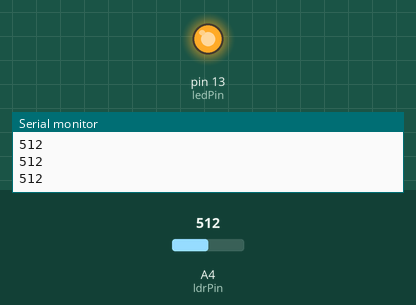
The sketch below on a simulated Arduino Uno, built with avr-gcc and run on an emulated ATmega328P. Parts: output pins drawn as LEDs (lit = HIGH), the last lines printed to the serial monitor. Inputs (shaded band) come from the test bench; at power-on: A4 (ldrPin) = 512.

Above: at 1.2 s.
1.3 s: A4 (ldrPin) set to 0
At 1.6 s:
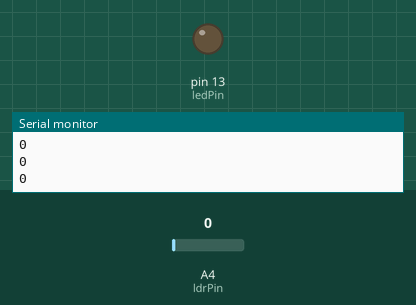
2.8 s: A4 (ldrPin) set to 122
At 4.1 s:
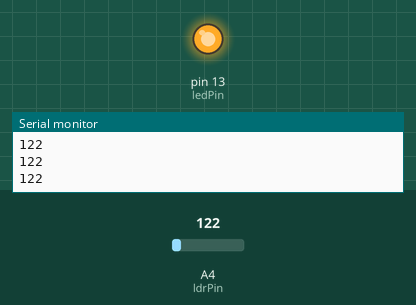
Timing chart, 0 to 5.8 s (numbered marks = the images above; inputs shaded):
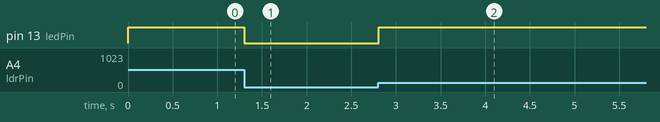

The sketch:

LED-IR-SENSOR.ino
```cpp
int analog;
const int ldrPin = A4;
const int ledPin = 13;


void setup() {
  Serial.begin(9600);
  pinMode(ledPin, OUTPUT);

}

void loop() {
  // put your main code here, to run repeatedly:
  analog = analogRead(ldrPin);
  Serial.println(analog);
  if ( analog > 0 )   digitalWrite(LED_BUILTIN, HIGH);
  else  digitalWrite(LED_BUILTIN, LOW);
  delay(100);

}
```

Measured:
- after the input at 1.3 s, pin 13 (ledPin): HIGH → LOW at once
- after the input at 2.8 s, pin 13 (ledPin): LOW → HIGH at once
